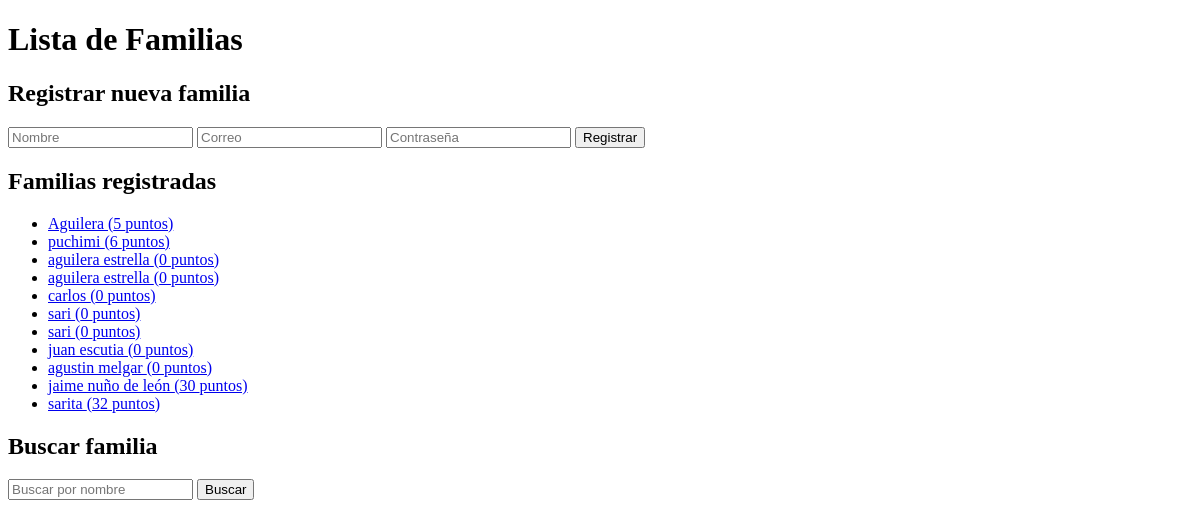
Page /lista_familias on the earlier database version.
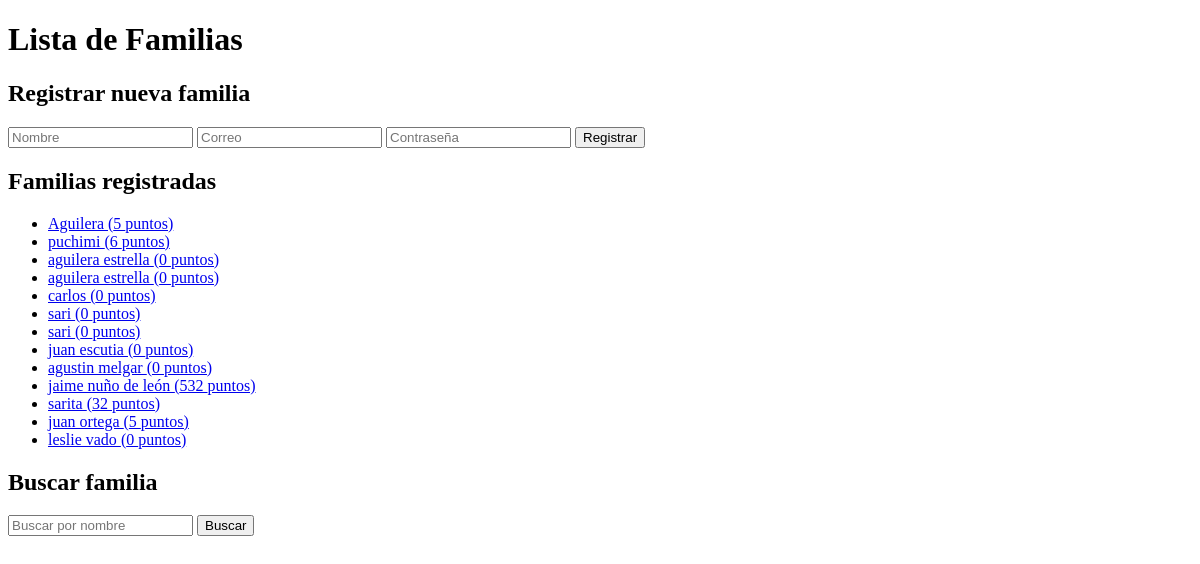
Same page on the later database version.
### app/models.py (models this page shows)
class Familia(db.Model):
    id = db.Column(db.Integer, primary_key=True)
    nombre = db.Column(db.String(100), nullable=False)
    correo = db.Column(db.String(100), unique=True, nullable=False)
    password = db.Column(db.String(100), nullable=False)
    puntos = db.Column(db.Integer, default=0)

### app/routes.py (the view, shortened to what this page needs)
@app.route('/lista_familias', methods=['GET', 'POST'])
def lista_familias():
    termino_busqueda = request.args.get('buscar', '').strip()
    if termino_busqueda:
        termino_normalizado = quitar_acentos(termino_busqueda.lower())
        familias = Familia.query.all()
        familias = [
            f for f in familias
            if termino_normalizado in quitar_acentos(f.nombre.lower())
        ]
    else:
        familias = Familia.query.all()
    return render_template('lista_familias.html', familias=familias, buscar=termino_busqueda)

### app/templates/lista_familias.html (shortened to what this page needs)
<!DOCTYPE html>
<html>
<head>
</head>
<body>
    <h1>Lista de Familias</h1>
<h2>Registrar nueva familia</h2>
<form method="POST" action="{{ url_for('lista_familias') }}">
    <input type="text" name="nombre" placeholder="Nombre" required>
    <input type="email" name="correo" placeholder="Correo" required>
    <input type="password" name="password" placeholder="Contraseña" required>
    <button type="submit">Registrar</button>
</form>
    <h2>Familias registradas</h2>
    <ul>
        {% for familia in familias %}
            <li>
                <a href="{{ url_for('ver_familia', familia_id=familia.id) }}">
                    {{ familia.nombre }} ({{ familia.puntos }} puntos)
                </a>
            </li>
        {% else %}
            <li>No hay familias registradas.</li>
        {% endfor %}
    </ul>
    <h2>Buscar familia</h2>
<form method="GET" action="{{ url_for('lista_familias') }}">
    <input type="text" name="buscar" placeholder="Buscar por nombre" value="{{ buscar or '' }}">
    <button type="submit">Buscar</button>
</form>
</body>
</html>

Differences in the rows shown:
changed Familia "jaime nuño de león": puntos "30" → "532"
added Familia: nombre "juan ortega", puntos "5"
added Familia: nombre "leslie vado", puntos "0"
